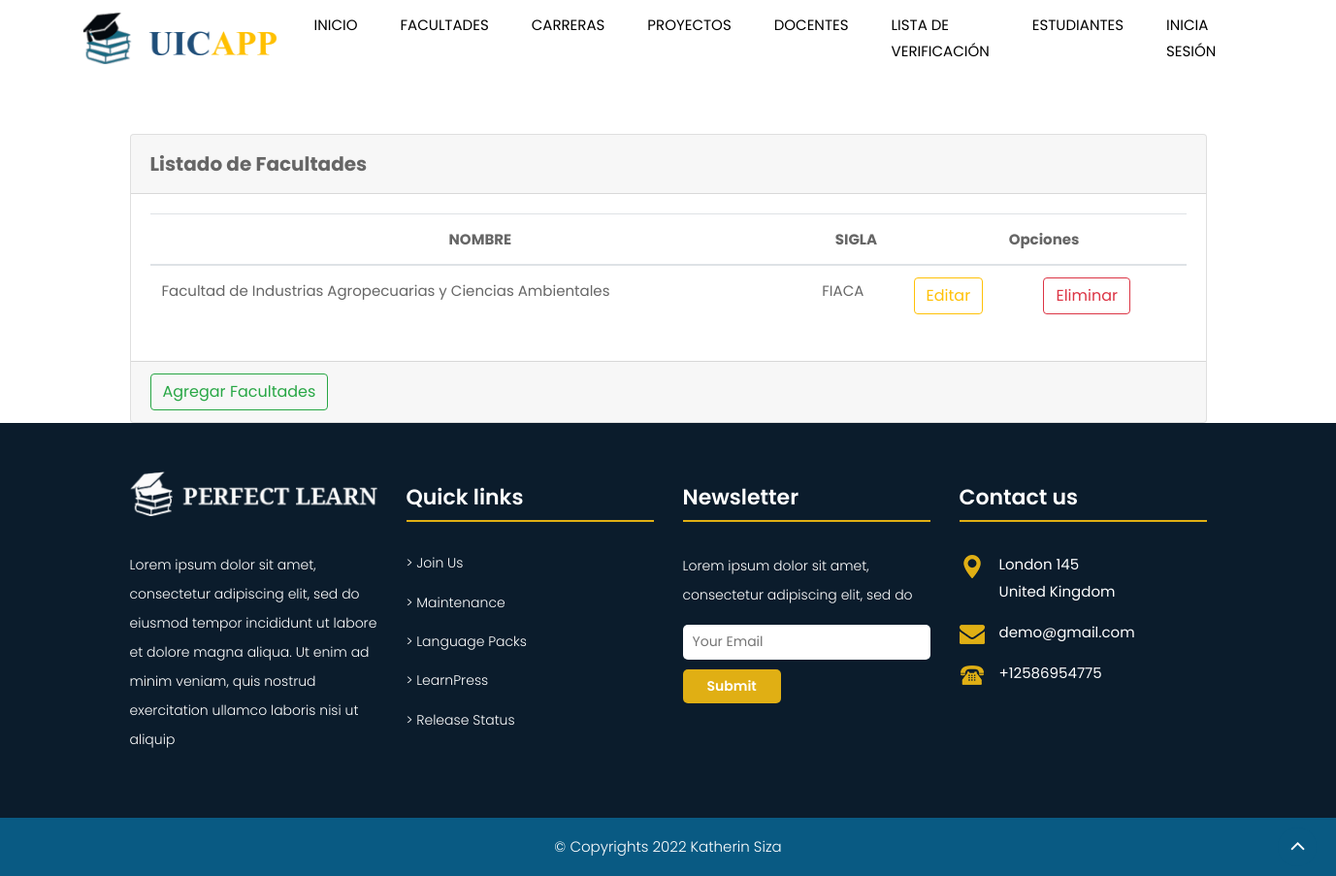
The page /app/facultades/ on the database as committed earlier.
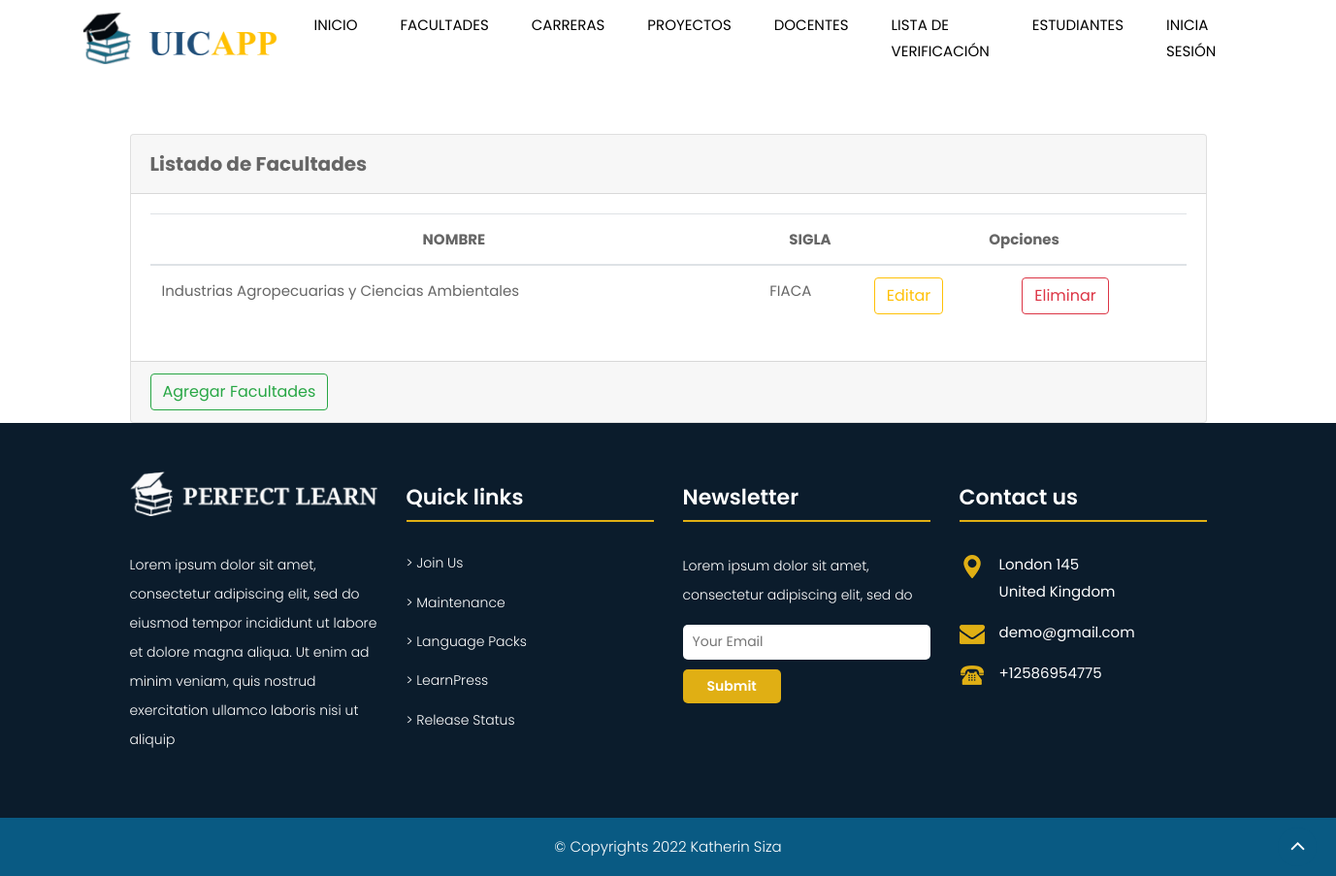
The same page on the database as committed later.
### App/models.py (models this page shows, shortened)
class Facultad(models.Model):
    nombre = models.CharField(max_length=100, verbose_name='Nombre de la Facultad', primary_key=True)
    sigla = models.CharField(max_length=20, verbose_name='Nombre corto de la Facultad')
    fechaCreacion = models.DateField(auto_now_add=True)
    fechaModificacion= models.DateField(null = True, blank = True, editable=False)

### App/Modules/Facultades/view.py (the view)
# urls.py: path('app/facultades/',  listarFacultades.as_view(), name='facultades'),
class listarFacultades(ListView):
    model = modelo
    template_name = f'{entidad}/listado.html'
    def dispatch(self, request, *args, **kwargs):
        return super().dispatch(request, *args, **kwargs)
    def get_context_data(self, **kwargs):
        context = super().get_context_data(**kwargs)
        context['encabezado'] = ['nombre', 'sigla']
        context['items'] = modelo.objects.all()
        context['title'] = f'{entidad}'
        context['listado'] = f'Listado de {entidad}'
        return context

### App/Modules/Facultades/listado.html (shortened to what this page needs)
{% extends 'Views/header.html'  %}
{% load static %}
{% block content %}
<div class="container" style="margin-top: 10%; align-content: center;" >
    <div class="card">
        <div class="card-header">
            <b style="font-size: 20px;" > {{listado}} </b>
        </div>
        <div class="card-body">
            <table class="table table-hover table-responsive'>
                <thead class="table-light ">
                    <tr style="text-align: center;" >
                        {% for titulo in encabezado %}
                            <th class="header" scope="col">{{ titulo | upper }}</th>
                        {% endfor %}
                        <th class="header" scope="col" colspan="2" >Opciones</th>
                    </tr>
                <tbody class="fija1">
                    {% for item in items %}
                        <tr>
                            <td class="header" scope="col">{{ item.nombre }} </td>
                            <td class="header" scope="col">{{ item.sigla }} </td>
                            <td class="header" scope="col">
                                <a type="button" href='edit/{{item.pk}}' class="btn btn-outline-warning">Editar</a>
                            </td>
                            <td class="header" scope="col">
                                <a type="button" href="delete/{{item.pk}}" class="btn btn-outline-danger">Eliminar</a>
                            </td>
                        </tr>
                    {% endfor %}
                </tbody>
            </table>
        </div>
        <div class="card-footer">
            <a href="add" class="btn btn-outline-success">Agregar {{title}} </a>
        </div>
    </div>
</div>
{% endblock content %}

Rows that differ between the two databases and show on the page:
removed Facultad: nombre "Facultad de Industrias Agropecuarias y Ciencias Ambientales", sigla "FIACA"
added Facultad: nombre "Industrias Agropecuarias y Ciencias Ambientales", sigla "FIACA"
